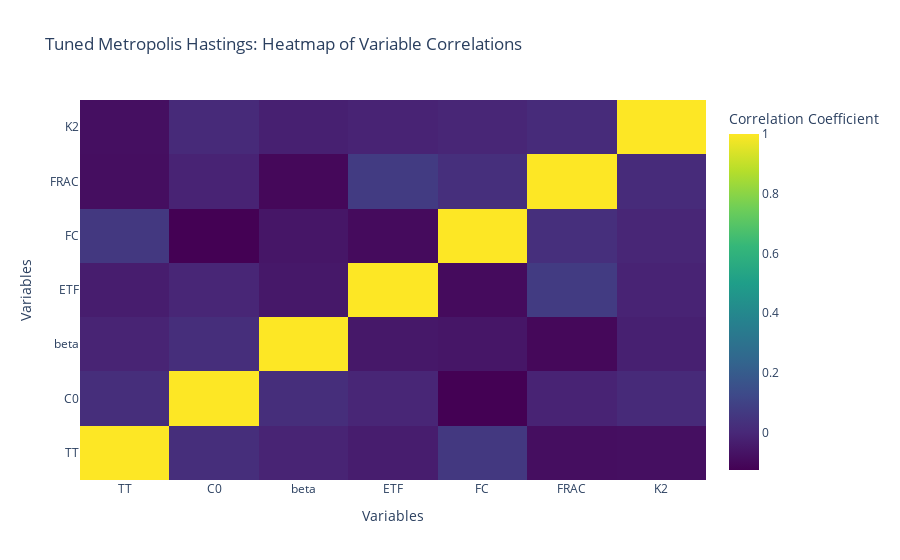

Notebook code cell kept with this figure:
### Code cell
corr_matrix = samples.corr()

# Create the heatmap
fig = go.Figure(data=go.Heatmap(
    z=corr_matrix, 
    x=corr_matrix.columns, 
    y=corr_matrix.columns,
    colorscale='Viridis',  # You can choose other color scales such as 'Cividis', 'Blues', etc.
    colorbar=dict(title='Correlation Coefficient')))

# Update layout
fig.update_layout(
    title='Tuned Metropolis Hastings: Heatmap of Variable Correlations',
    xaxis_title='Variables',
    yaxis_title='Variables')

# Show the figure
fig.show()

### Figure 1 — Plotly figure (JSON) as saved in the notebook; plotly's stock layout.template omitted (floating-point values rounded to 4 significant figures)
{"data": [{"colorbar": {"title": {"text": "Correlation Coefficient"}}, "colorscale": [[0, "#440154"], [0.1111, "#482878"], [0.2222, "#3e4989"], [0.3333, "#31688e"], [0.4444, "#26828e"], [0.5556, "#1f9e89"], [0.6667, "#35b779"], [0.7778, "#6ece58"], [0.8889, "#b5de2b"], [1, "#fde725"]], "type": "heatmap", "x": ["TT", "C0", "beta", "ETF", "FC", "FRAC", "K2"], "y": ["TT", "C0", "beta", "ETF", "FC", "FRAC", "K2"], "z": [[1, 0.02355, -0.01331, -0.0349, 0.06144, -0.0839, -0.08179], [0.02355, 1, 0.02411, -0.007009, -0.1253, -0.01566, 0.007241], [-0.01331, 0.02411, 1, -0.05215, -0.05763, -0.1042, -0.02446], [-0.0349, -0.007009, -0.05215, 1, -0.09347, 0.07181, -0.01567], [0.06144, -0.1253, -0.05763, -0.09347, 1, 0.02812, -0.007707], [-0.0839, -0.01566, -0.1042, 0.07181, 0.02812, 1, 0.01121], [-0.08179, 0.007241, -0.02446, -0.01567, -0.007707, 0.01121, 1]]}], "layout": {"title": {"text": "Tuned Metropolis Hastings: Heatmap of Variable Correlations"}, "xaxis": {"title": {"text": "Variables"}}, "yaxis": {"title": {"text": "Variables"}}}}
